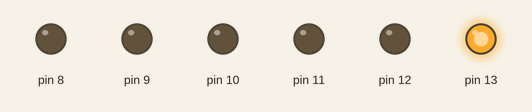
Simulated run of this sketch. Board: Arduino Uno, built with avr-gcc and run on an emulated ATmega328P. On the bench: output pins drawn as LEDs (lit = HIGH).

Above: at 0.05 s.
At 0.25 s:
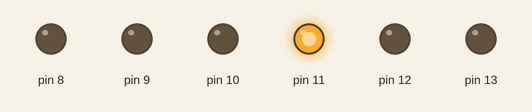
At 0.85 s:
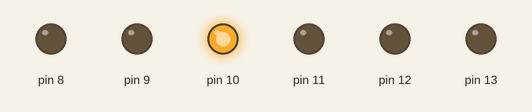
At 1.35 s:
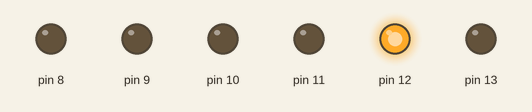
At 1.75 s:
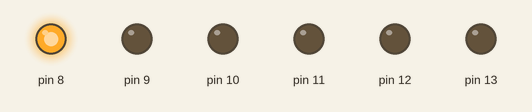
At 2.85 s:
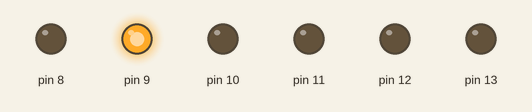
Timing chart, 0 to 3.1 s (numbered marks = the images above):
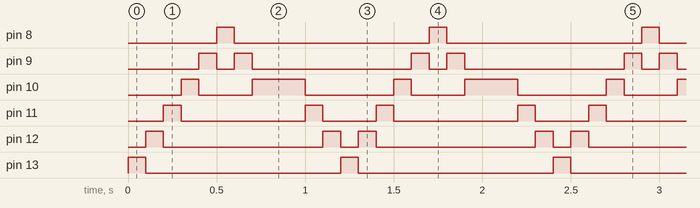

The sketch:

Harjoitus_8b_teemu_maenpaa.ino
```cpp
void setup() {
 DDRB = B111111;

}

void loop() {
  PORTB=B100000;
  delay(100);
  PORTB=B010000;
  delay(100);
  PORTB=B001000;
  delay(100);
  PORTB=B000100;
  delay(100);
  PORTB=B000010;
  delay(100);
  PORTB=B000001;
  delay(100);
  PORTB=B000010;
  delay(100);
  PORTB=B000100;
  delay(300);
  PORTB=B001000;
  delay(100);
  PORTB=B010000;
  delay(100);
}
```

Measured:
- by itself, pin 8, pin 13: alternates HIGH for 0.10 s and LOW for 1.1 s
- by itself, pin 9: repeats every 1.2 s: LOW 0.10 s, HIGH 0.10 s, LOW 0.90 s, HIGH 0.10 s
- by itself, pin 10: repeats every 1.2 s: LOW 0.30 s, HIGH 0.30 s, LOW 0.50 s, HIGH 0.10 s
- by itself, pin 11: repeats every 1.2 s: LOW 0.70 s, HIGH 0.10 s, LOW 0.30 s, HIGH 0.10 s
- by itself, pin 12: repeats every 1.2 s: LOW 0.90 s, HIGH 0.10 s, LOW 0.10 s, HIGH 0.10 s
